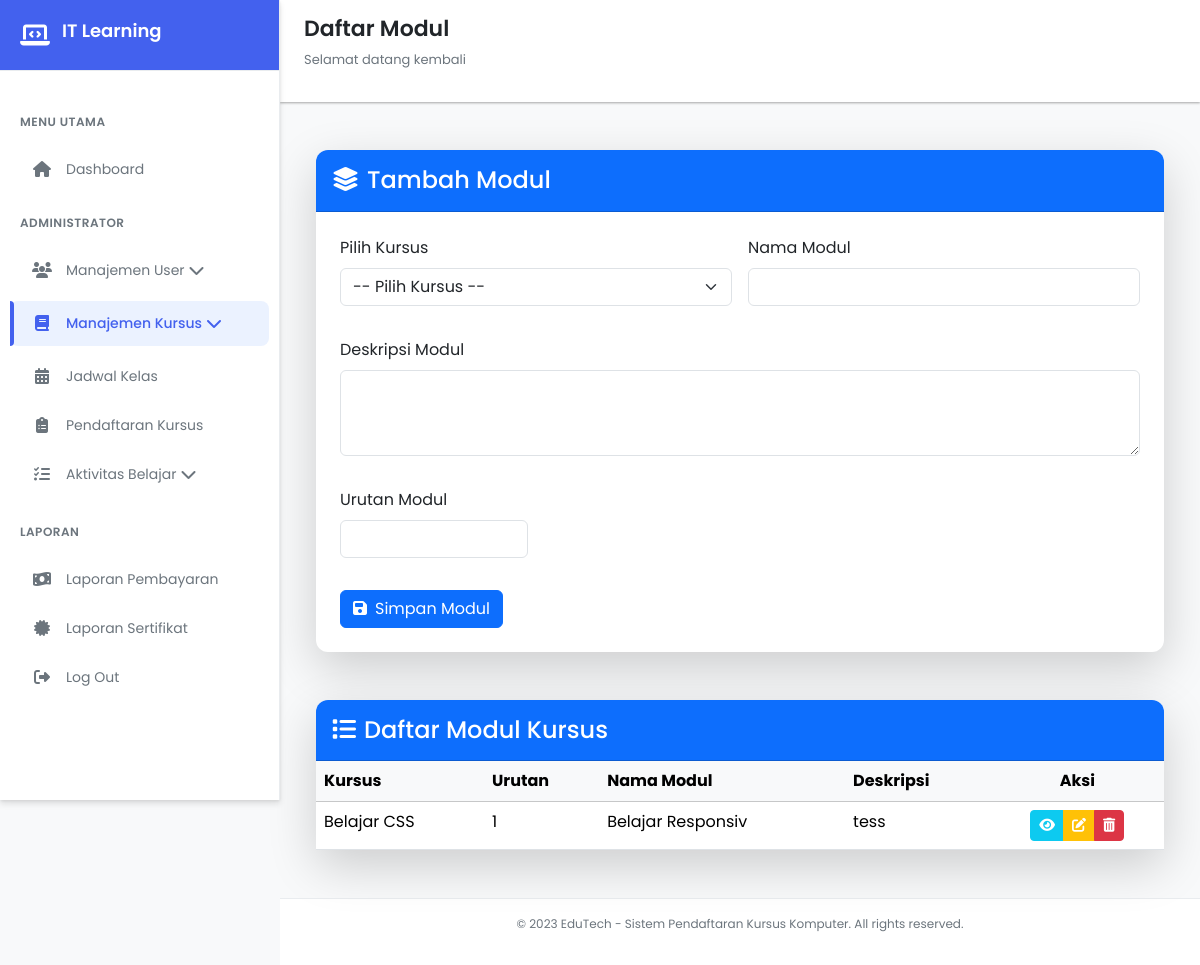
Screenshot of /views/dashboard/manajemen_kursus/modul.php (signed in) with the database file from the repository.
### tables this page shows
CREATE TABLE `modules` (
  `module_id` int(11) NOT NULL,
  `course_id` int(11) DEFAULT NULL,
  `nama_modul` varchar(255) DEFAULT NULL,
  `deskripsi_modul` text DEFAULT NULL,
  `urutan` int(11) DEFAULT NULL
);

CREATE TABLE `courses` (
  `course_id` int(11) NOT NULL,
  `nama_kursus` varchar(255) DEFAULT NULL,
  `deskripsi` text DEFAULT NULL,
  `durasi_jam` int(11) DEFAULT NULL,
  `harga` decimal(10,2) DEFAULT NULL,
  `level` enum('Dasar','Menengah','Lanjut') DEFAULT NULL,
  `status_aktif` tinyint(1) DEFAULT NULL
);

### views/dashboard/manajemen_kursus/modul.php (the view, shortened to what this page needs)
<?php
include '../../../database/koneksi.php';
$user_id = (int) $_SESSION['user_id'];
if ($_SESSION['role'] === 'pengajar') {
    $modul_query = mysqli_query($conn, "
        SELECT DISTINCT m.*, c.nama_kursus, c.course_id
        FROM modules m
        JOIN courses c ON m.course_id = c.course_id
        JOIN schedules s ON c.course_id = s.course_id
        WHERE s.instructor_id = $user_id
        ORDER BY c.course_id, m.urutan ASC
    ");
} else {
    $modul_query = mysqli_query($conn, "
        SELECT m.*, c.nama_kursus, c.course_id
        FROM modules m
        JOIN courses c ON m.course_id = c.course_id
        ORDER BY c.course_id, m.urutan ASC
    ");
}
?>
<!DOCTYPE html>
<html lang="id">
<head>
    <link href="https://cdn.jsdelivr.net/npm/bootstrap@5.3.3/dist/css/bootstrap.min.css" rel="stylesheet">
    <link rel="stylesheet" href="https://cdnjs.cloudflare.com/ajax/libs/font-awesome/6.4.0/css/all.min.css">
    <link rel="stylesheet" href="../../../css/dasboard.css">
</head>
<body>
    <div class="sidebar" id="sidebar">
        <div class="sidebar-header">
            <i class="fas fa-laptop-code"></i>
            <h2>IT Learning</h2>
        </div>
        <div class="sidebar-menu">
            <div class="menu-category">Menu Utama</div>
            <div class="menu-item" onclick="window.location.href='../dashboard.php'">
                <i class="fas fa-home"></i>
                <span>Dashboard</span>
            </div>
            <?php if ($_SESSION['role'] == 'admin') : ?>
                <div class="menu-category">Administrator</div>
                <div class="menu-item" onclick="toggleDropdown('user-dropdown')">
                    <i class="fas fa-users"></i>
                    <span>Manajemen User</span>
                    <i class="fas fa-chevron-down ml-auto" id="user-chevron"></i>
                </div>
            <?php endif; ?>
            <div class="menu-item active" onclick="toggleDropdown('course-dropdown')">
                <i class="fas fa-book"></i>
                <span>Manajemen Kursus</span>
                <i class="fas fa-chevron-down ml-auto" id="course-chevron"></i>
            </div>
            <div class="menu-item" onclick="window.location.href='../jadwal/jadwal.php'">
                <i class="fas fa-calendar-alt"></i>
                <span>Jadwal Kelas</span>
            </div>
            <?php if ($_SESSION['role'] == 'admin') : ?>
                <div class="menu-item" onclick="window.location.href='../pendaftaran_kursus/pendaftaran.php'">
                    <i class="fas fa-clipboard-list"></i>
                    <span>Pendaftaran Kursus</span>
                </div>
            <?php endif; ?>
            <div class="menu-item" onclick="toggleDropdown('activity-dropdown')">
                <i class="fas fa-tasks"></i>
                <span>Aktivitas Belajar</span>
                <i class="fas fa-chevron-down ml-auto" id="activity-chevron"></i>
            </div>
            <div class="menu-category">Laporan</div>
            <?php if ($_SESSION['role'] == 'admin') : ?>
                <div class="menu-item" onclick="window.location.href='../pembayaran/laporan_pembayaran.php'">
                    <i class="fas fa-money-bill-wave"></i>
                    <span>Laporan Pembayaran</span>
                </div>
            <?php endif; ?>
            <div class="menu-item" onclick="window.location.href='../sertifikat/sertifikat.php'">
                <i class="fas fa-certificate"></i>
                <span>Laporan Sertifikat</span>
            </div>
            <div class="menu-item" onclick="window.location.href='../../../php/logout.php'">
                <i class="fas fa-sign-out-alt"></i>
                <span>Log Out</span>
            </div>
        </div>
    </div>
    <div class="main-content" id="mainContent">
        <div class="header">
            <div class="header-title">
                <h1>Daftar Modul</h1>
                <p>Selamat datang kembali</p>
            </div>
        </div>
        <div class="content">
<div class="container-fluid py-4">
<div class="card shadow-lg mb-5 border-0">
    <div class="card-header bg-primary text-white py-3">
        <h4 class="mb-0"><i class="fas fa-layer-group me-2"></i>Tambah Modul</h4>
    </div>
    <div class="card-body p-4">
        <form method="POST" action="../../../php/modul/store.php" class="row g-3 needs-validation" novalidate>
    <div class="col-md-6 mb-3">
        <label for="course_id" class="form-label">Pilih Kursus</label>
        <select class="form-select" name="course_id" id="course_id" required>
            <option value="">-- Pilih Kursus --</option>
        </select>
    </div>
    <div class="col-md-6 mb-3">
        <label for="nama_modul" class="form-label">Nama Modul</label>
        <input type="text" class="form-control" name="nama_modul" id="nama_modul" required>
    </div>
    <div class="col-12 mb-3">
        <label for="deskripsi_modul" class="form-label">Deskripsi Modul</label>
        <textarea class="form-control" name="deskripsi_modul" id="deskripsi_modul" rows="3" required></textarea>
    </div>
    <div class="col-md-3 mb-3">
        <label for="urutan" class="form-label">Urutan Modul</label>
        <input type="number" class="form-control" name="urutan" id="urutan" required>
    </div>
    <div class="col-12">
        <button type="submit" class="btn btn-primary"><i class="fas fa-save me-2"></i>Simpan Modul</button>
    </div>
</form>
    </div>
</div>
<div class="card shadow-lg border-0">
    <div class="card-header bg-primary text-white py-3">
        <h4 class="mb-0"><i class="fas fa-list me-2"></i>Daftar Modul Kursus</h4>
    </div>
    <div class="card-body p-0">
        <div class="table-responsive">
            <table class="table table-hover mb-0">
                <thead class="table-light">
                    <tr>
                        <th>Kursus</th>
                        <th>Urutan</th>
                        <th>Nama Modul</th>
                        <th>Deskripsi</th>
                        <th class="text-center">Aksi</th>
                    </tr>
                </thead>
                <tbody>
                    <?php if (mysqli_num_rows($modul_query) > 0): ?>
                        <?php while ($row = mysqli_fetch_assoc($modul_query)) { ?>
                            <tr>
                                <td><?= htmlspecialchars($row['nama_kursus']) ?></td>
                                <td><?= $row['urutan'] ?></td>
                                <td><?= htmlspecialchars($row['nama_modul']) ?></td>
                                <td><?= nl2br(htmlspecialchars($row['deskripsi_modul'])) ?></td>
                                <td class="text-center">
                                    <div class="btn-group btn-group-sm">
                                        <a href="detail_modul.php?module_id=<?= $row['module_id'] ?>" class="btn btn-info text-white" title="Detail">
                                           <i class="fas fa-eye"></i>
                                       </a>
                                       <a href="edit_modul.php?module_id=<?= $row['module_id'] ?>" class="btn btn-warning text-white" title="Edit">
                                        <i class="fas fa-edit"></i>
                                    </a>
                                       <a href="../../../php/modul/delete.php?module_id=<?= $row['module_id'] ?>"
                                        class="btn btn-danger"
                                        onclick="return confirm('Yakin ingin menghapus modul ini?')">
                                        <i class="fas fa-trash-alt"></i>
                                    </a>
                                    </div>
                                    </div>
                        <?php } ?>
                    <?php else: ?>
                        <tr><td colspan="5" class="text-center text-muted">Belum ada modul ditambahkan.</td></tr>
                    <?php endif; ?>
        </div>
    </div>
</div>
</div>
        </div>
        <div class="footer">
            <p>© 2023 EduTech - Sistem Pendaftaran Kursus Komputer. All rights reserved.</p>
        </div>
</body>
</html>

### css/dasboard.css (style rules this page uses)
:root { --primary: #4361ee; --primary-dark: #3a56d4; --primary-light: #ebf2ff; --secondary: #3f37c9; --accent: #4895ef; --success: #4cc9f0; --warning: #f8961e; --danger: #f72585; --light: #f8f9fa; --dark: #212529; --gray: #6c757d; --light-gray: #e9ecef; --white: #ffffff; --shadow-sm: 0 1px 3px rgba(0,0,0,0.12), 0 1px 2px rgba(0,0,0,0.24); --shadow-md: 0 4px 6px rgba(0,0,0,0.1), 0 1px 3px rgba(0,0,0,0.08); --shadow-lg: 0 10px 25px rgba(0,0,0,0.1), 0 5px 10px rgba(0,0,0,0.05); --radius-sm: 8px; --radius-md: 12px; --radius-lg: 16px; --transition: all 0.3s cubic-bezier(0.25, 0.8, 0.25, 1); }
.card { border-radius: 0.75rem; }
.card-header { border-radius: 0.75rem 0.75rem 0 0 !important; }
* { margin: 0; padding: 0; box-sizing: border-box; font-family: 'Poppins', sans-serif; }
body { display: flex; min-height: 100vh; background-color: var(--light); color: var(--dark); transition: var(--transition); }
.sidebar { width: 280px; background: var(--white); height: 100vh; position: fixed; transition: var(--transition); z-index: 1000; box-shadow: var(--shadow-md); border-right: 1px solid var(--light-gray); display: flex; flex-direction: column; }
.sidebar-header { padding: 20px; display: flex; align-items: center; border-bottom: 1px solid var(--light-gray); background: var(--primary); color: var(--white); }
.sidebar-header i { font-size: 24px; margin-right: 12px; color: var(--white); }
.sidebar-header h2 { font-size: 18px; font-weight: 600; }
.sidebar-menu { padding: 20px 0; flex: 1; overflow-y: auto; }
.menu-category { padding: 12px 20px; font-size: 12px; font-weight: 600; text-transform: uppercase; letter-spacing: 0.5px; color: var(--gray); margin-top: 10px; }
.menu-item { padding: 12px 20px; display: flex; align-items: center; cursor: pointer; transition: var(--transition); margin: 4px 10px; border-radius: var(--radius-sm); color: var(--gray); }
.menu-item.active { background-color: var(--primary-light); color: var(--primary); font-weight: 500; position: relative; }
.menu-item.active::before { content: ''; position: absolute; left: 0; top: 0; height: 100%; width: 4px; background-color: var(--primary); border-radius: 0 var(--radius-sm) var(--radius-sm) 0; }
.menu-item i { width: 24px; margin-right: 12px; font-size: 16px; text-align: center; }
.menu-item span { font-size: 14px; }
.main-content { flex: 1; margin-left: 280px; transition: var(--transition); min-height: 100vh; display: flex; flex-direction: column; }
.header { display: flex; justify-content: space-between; align-items: center; padding: 16px 24px; background-color: var(--white); box-shadow: var(--shadow-sm); z-index: 100; position: sticky; top: 0; }
.header-title h1 { color: var(--dark); font-size: 22px; font-weight: 600; }
.header-title p { font-size: 13px; color: var(--gray); margin-top: 2px; }
.content { flex: 1; padding: 24px; background-color: var(--light); }
.footer { text-align: center; padding: 16px; font-size: 12px; color: var(--gray); border-top: 1px solid var(--light-gray); background-color: var(--white); }

### rows the page displays
modules: course.nama_kursus "Belajar CSS", urutan "1", nama_modul "Belajar Responsiv", deskripsi_modul "tess"
